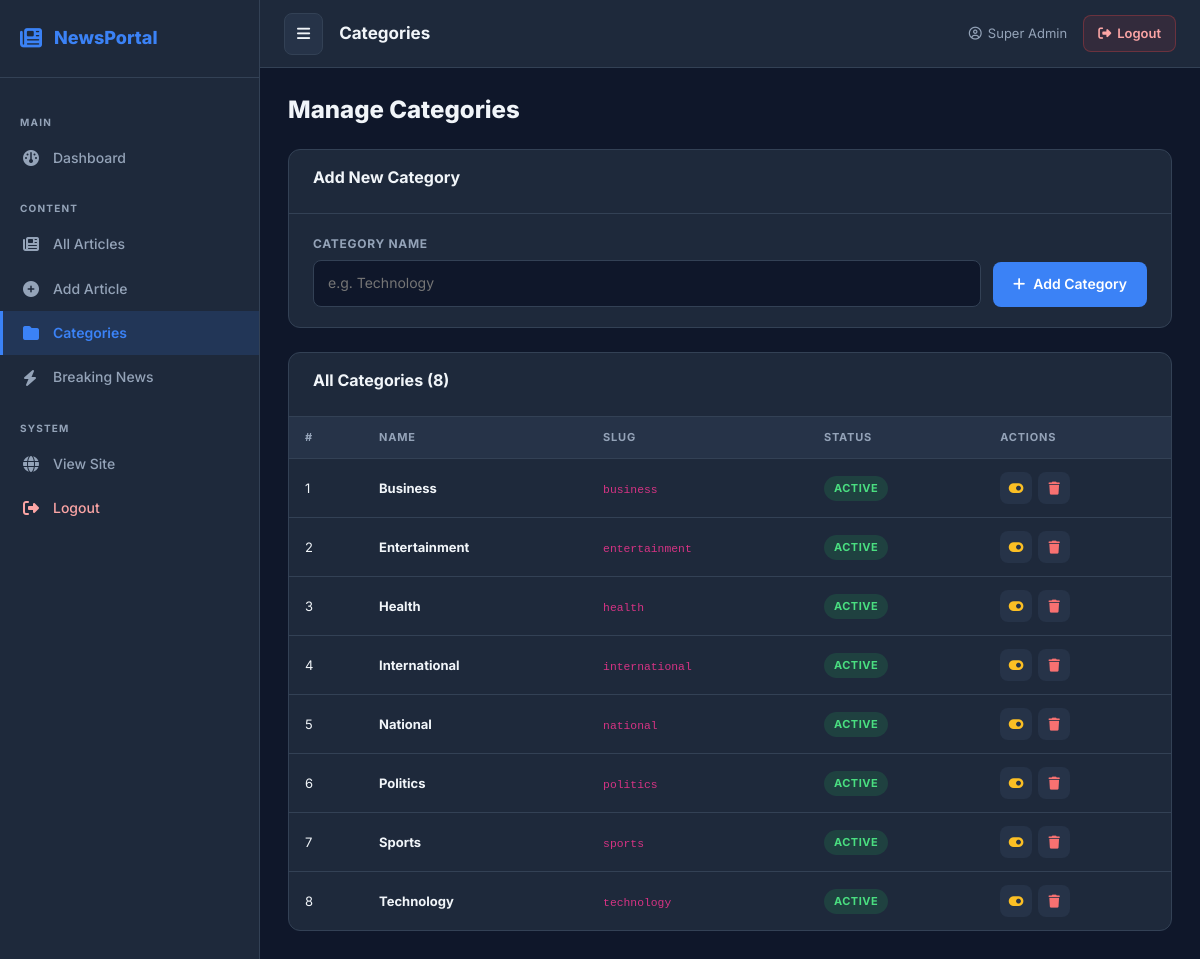
The app's page /admin/categories.php (signed in) with its own data.
### tables this page shows
CREATE TABLE IF NOT EXISTS `categories` (
    `id`         INT(11) UNSIGNED NOT NULL AUTO_INCREMENT,
    `name`       VARCHAR(100) NOT NULL,
    `slug`       VARCHAR(120) NOT NULL UNIQUE,
    `status`     TINYINT(1) NOT NULL DEFAULT 1,
    `created_at` TIMESTAMP NOT NULL DEFAULT CURRENT_TIMESTAMP,
    PRIMARY KEY (`id`)
);

### includes/functions.php (called while the page is built, shortened)
<?php
require_once __DIR__ . '/../config/database.php';
function clean($value)
{
    return htmlspecialchars(
        $value ?? '',
        ENT_QUOTES,
        'UTF-8'
    );
}
function getAdmin()
{
    global $conn;
    $id = (int) $_SESSION['admin_id'];
    $stmt = $conn->prepare("
        SELECT id, name, email, role
        FROM admins
        WHERE id = ?
        LIMIT 1
    ");
    $stmt->bind_param("i", $id);
    $stmt->execute();
    $result = $stmt->get_result();
    return $result->fetch_assoc();
}
?>

### admin/categories.php (the view, shortened to what this page needs)
<?php
require_once "../includes/functions.php";
$admin = getAdmin();
global $conn;
$categories = [];
$result = $conn->query("SELECT * FROM categories ORDER BY name ASC");
if ($result) {
    while ($row = $result->fetch_assoc()) {
        $categories[] = $row;
    }
}
?>
<!DOCTYPE html>
<html lang="en">
<head>
    <link href="https://cdn.jsdelivr.net/npm/bootstrap@5.3.3/dist/css/bootstrap.min.css" rel="stylesheet">
    <link rel="stylesheet" href="https://cdnjs.cloudflare.com/ajax/libs/font-awesome/6.5.2/css/all.min.css">
    <link rel="stylesheet" href="../assets/css/admin.css">
</head>
<body class="admin-body">
    <?php include "sidebar.php"; ?>
    <div class="admin-main" id="adminMain">
        <div class="admin-topbar">
            <button class="sidebar-toggle" onclick="toggleSidebar()">
                <i class="fa-solid fa-bars"></i>
            </button>
            <div class="topbar-title">Categories</div>
            <div class="topbar-right">
                <span class="admin-name">
                    <i class="fa-regular fa-user-circle"></i>
                    <?= clean($admin['name'] ?? 'Admin'); ?>
                </span>
                <a href="logout.php" class="logout-btn">
                    <i class="fa-solid fa-right-from-bracket"></i>
                    Logout
                </a>
            </div>
        </div>
        <div class="admin-content">
            <h1 class="admin-page-title">Manage Categories</h1>
            <div class="admin-card mb-4">
                <div class="admin-card-header">
                    <h2>Add New Category</h2>
                </div>
                <form method="POST" action="categories.php" class="add-category-form">
                    <div class="form-row">
                        <div class="form-group">
                            <label for="catName">Category Name</label>
                            <input
                                type="text"
                                name="name"
                                id="catName"
                                placeholder="e.g. Technology"
                                required
                            >
                        </div>
                        <button type="submit" class="btn-admin-primary">
                            <i class="fa-solid fa-plus"></i>
                            Add Category
                        </button>
                    </div>
                </form>
            </div>
            <div class="admin-card">
                <div class="admin-card-header">
                    <h2>All Categories (<?= count($categories); ?>)</h2>
                </div>
                <div class="admin-table-wrapper">
                    <table class="admin-table">
                        <thead>
                            <tr>
                                <th>#</th>
                                <th>Name</th>
                                <th>Slug</th>
                                <th>Status</th>
                                <th>Actions</th>
                            </tr>
                        </thead>
                        <tbody>
                            <?php foreach ($categories as $i => $cat): ?>
                                <tr>
                                    <td><?= $i + 1; ?></td>
                                    <td><strong><?= clean($cat['name']); ?></strong></td>
                                    <td><code><?= clean($cat['slug']); ?></code></td>
                                    <td>
                                        <span class="status-badge status-<?= $cat['status'] ? 'published' : 'draft'; ?>">
                                            <?= $cat['status'] ? 'Active' : 'Inactive'; ?>
                                        </span>
                                    </td>
                                    <td>
                                        <div class="action-btns">
                                            <form method="POST" action="categories.php" style="display:inline">
                                                <button type="submit" class="action-btn btn-edit" title="Toggle Status">
                                                    <i class="fa-solid fa-toggle-<?= $cat['status'] ? 'on' : 'off'; ?>"></i>
                                                </button>
                                            </form>
                                            <form method="POST" action="categories.php" style="display:inline"
                                                  onsubmit="return confirm('Delete this category?')">
                                                <button type="submit" class="action-btn btn-delete" title="Delete">
                                                    <i class="fa-solid fa-trash"></i>
                                                </button>
                                            </form>
                                        </div>
                                    </td>
                                </tr>
                            <?php endforeach; ?>
                        </tbody>
                    </table>
                </div>
            </div>
        </div>
    </div>
</body>
</html>

### records on screen
categories: name "Business", slug "business", status "ACTIVE"
categories: name "Entertainment", slug "entertainment", status "ACTIVE"
categories: name "Health", slug "health", status "ACTIVE"
categories: name "International", slug "international", status "ACTIVE"
categories: name "National", slug "national", status "ACTIVE"
categories: name "Politics", slug "politics", status "ACTIVE"
categories: name "Sports", slug "sports", status "ACTIVE"
categories: name "Technology", slug "technology", status "ACTIVE"

### other values on screen
$admin['name'] "Super Admin"
count($categories) "8"
